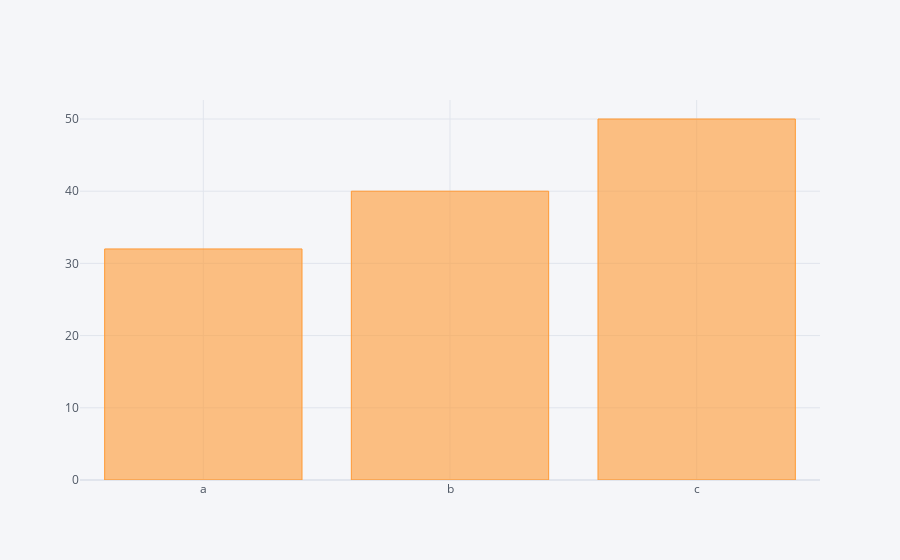

Here is the notebook cell this chart was saved with:
### Code cell
df2.iplot(kind='bar',x='category',y='values')

### Figure 1 — Plotly figure (JSON) as saved in the notebook; plotly's stock layout.template omitted (floating-point values rounded to 4 significant figures)
{"data": [{"marker": {"color": "rgba(255, 153, 51, 0.6)", "line": {"color": "rgba(255, 153, 51, 1.0)", "width": 1}}, "name": "values", "orientation": "v", "text": "", "type": "bar", "x": ["a", "b", "c"], "y": [32, 40, 50]}], "layout": {"legend": {"bgcolor": "#F5F6F9", "font": {"color": "#4D5663"}}, "paper_bgcolor": "#F5F6F9", "plot_bgcolor": "#F5F6F9", "title": {"font": {"color": "#4D5663"}}, "xaxis": {"gridcolor": "#E1E5ED", "showgrid": true, "tickfont": {"color": "#4D5663"}, "title": {"font": {"color": "#4D5663"}, "text": ""}, "zerolinecolor": "#E1E5ED"}, "yaxis": {"gridcolor": "#E1E5ED", "showgrid": true, "tickfont": {"color": "#4D5663"}, "title": {"font": {"color": "#4D5663"}, "text": ""}, "zerolinecolor": "#E1E5ED"}}}
